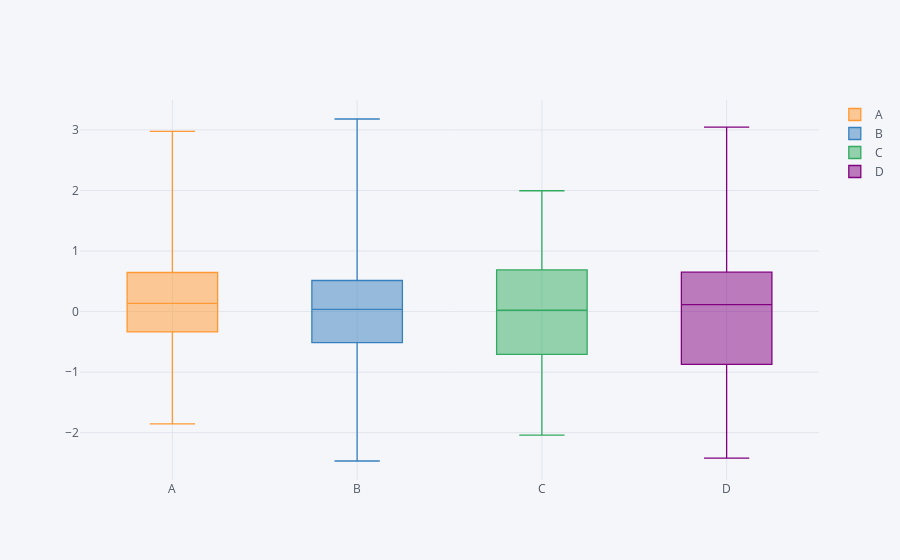

Source (notebook cell):
### Code cell
# to do a bar plot of df1, you want to do some aggregation on the dataframe first
df1.iplot(kind='box')
